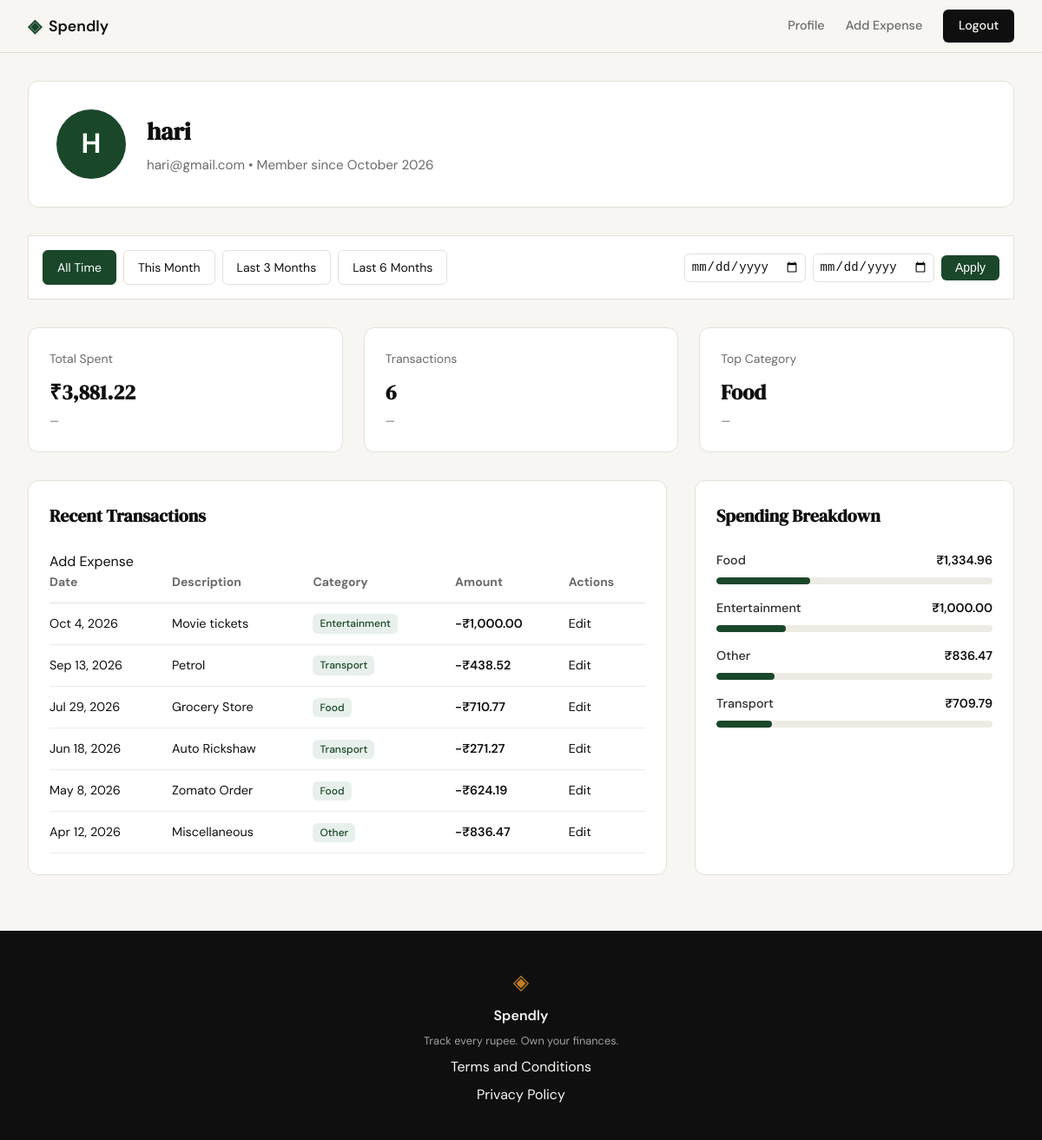
/profile (signed in), run on an earlier commit of the app's database.
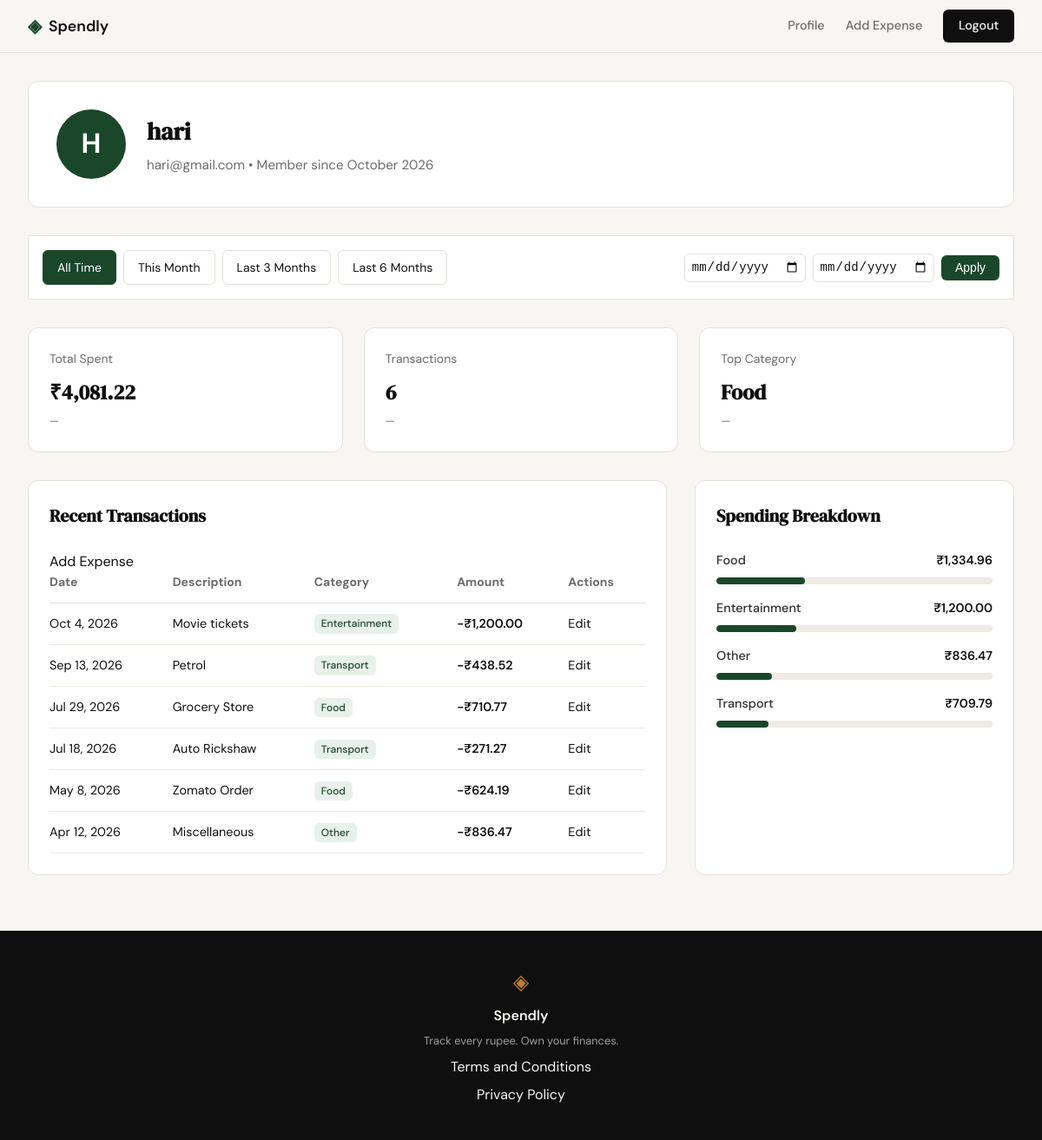
And on a later commit of the database.
### tables this page shows
CREATE TABLE users (
                id INTEGER PRIMARY KEY AUTOINCREMENT,
                name TEXT NOT NULL,
                email TEXT UNIQUE NOT NULL,
                password_hash TEXT NOT NULL,
                created_at TEXT DEFAULT (datetime('now'))
            );

CREATE TABLE expenses (
                id INTEGER PRIMARY KEY AUTOINCREMENT,
                user_id INTEGER NOT NULL,
                amount REAL NOT NULL,
                category TEXT NOT NULL,
                date TEXT NOT NULL,
                description TEXT,
                created_at TEXT DEFAULT (datetime('now')),
                FOREIGN KEY (user_id) REFERENCES users (id)
            );

### app.py (the view)
@app.route("/profile")
@login_required
def profile():
    uid = session["user_id"]
    user_info = get_user_by_id(uid)
    if not user_info:
        abort(404)
    date_from = request.args.get("date_from")
    date_to = request.args.get("date_to")
    validated_from, validated_to, error = validate_date_range(date_from, date_to)
    if error:
        flash(error)
    presets = calculate_date_presets()
    name_parts = user_info["name"].split()
    initials = "".join([p[0].upper() for p in name_parts if p])
    user_info["initials"] = initials if initials else "?"
    stats_data = get_summary_stats(uid, validated_from, validated_to)
    summary_stats = [
        {
            "label": "Total Spent",
            "value": f"₹{stats_data['total_spent']:,.2f}",
            "trend": "—",
        },
        {
            "label": "Transactions",
            "value": str(stats_data["transaction_count"]),
            "trend": "—",
        },
        {"label": "Top Category", "value": stats_data["top_category"], "trend": "—"},
    ]
    raw_transactions = get_recent_transactions(
        uid, date_from=validated_from, date_to=validated_to
    )
    transactions = []
    for tx in raw_transactions:
        dt = datetime.strptime(tx["date"], "%Y-%m-%d")
        formatted_date = dt.strftime("%b %-d, %Y")
        formatted_amount = f"-₹{tx['amount']:,.2f}"
        transactions.append(
            {
                "id": tx["id"],
                "date": formatted_date,
                "description": tx["description"],
                "category": tx["category"],
                "amount": formatted_amount,
            }
        )
    raw_categories = get_category_breakdown(
        uid, date_from=validated_from, date_to=validated_to
    )
    categories = []
    for cat in raw_categories:
        categories.append(
            {
                "name": cat["name"],
                "amount": f"₹{cat['amount']:,.2f}",
                "percentage": cat["pct"],
            }
        )
    return render_template(
        "profile.html",
        user=user_info,
        stats=summary_stats,
        transactions=transactions,
        categories=categories,
        date_from=validated_from,
        date_to=validated_to,
        presets=presets,
    )

### app.py (called while the page is built)
def login_required(f):
    @wraps(f)
    def decorated_function(*args, **kwargs):
        if "user_id" not in session:
            flash("Please sign in to access this page.")
            return redirect(url_for("login"))
        return f(*args, **kwargs)
    return decorated_function

### database/db.py (called while the page is built)
def get_db():
    conn = sqlite3.connect(DB_PATH)
    conn.row_factory = sqlite3.Row
    conn.execute("PRAGMA foreign_keys = ON")
    return conn

### database/queries.py (called while the page is built)
def get_user_by_id(user_id):
    with get_db() as conn:
        user = conn.execute(
            "SELECT name, email, created_at FROM users WHERE id = ?", (user_id,)
        ).fetchone()
        if user:
            date_str = user["created_at"].replace("T", " ")
            if "." in date_str:
                date_str = date_str.split(".")[0]
            dt = datetime.strptime(date_str, "%Y-%m-%d %H:%M:%S")
            member_since = dt.strftime("%B %Y")
            return {
                "name": user["name"],
                "email": user["email"],
                "member_since": member_since,
            }
        return None

def get_recent_transactions(user_id, limit=10, date_from=None, date_to=None):
    with get_db() as conn:
        query = "SELECT id, date, description, category, amount FROM expenses WHERE user_id = ?"
        params = [user_id]
        if date_from:
            query += " AND date >= ?"
            params.append(date_from)
        if date_to:
            query += " AND date <= ?"
            params.append(date_to)
        query += " ORDER BY date DESC LIMIT ?"
        params.append(limit)
        cursor = conn.execute(query, params)
        return [
            {
                "date": row["date"],
                "description": row["description"],
                "category": row["category"],
                "amount": row["amount"],
                "id": row["id"],
            }
            for row in cursor
        ]

### templates/profile.html
{% extends "base.html" %}
{% block head %}
    <link rel="stylesheet" href="{{ url_for('static', filename='css/profile.css') }}">
{% endblock %}
{% block content %}
<div class="profile-container">
    <section class="profile-card">
        <div class="profile-avatar">
            {{ user.initials }}
        </div>
        <div class="profile-details">
            <h1>{{ user.name }}</h1>
            <p>{{ user.email }} &bull; Member since {{ user.member_since }}</p>
        </div>
    </section>
    <section class="profile-filter-bar">
        <div class="filter-presets">
            <a href="{{ url_for('profile') }}"
               class="preset-btn {{ 'active' if not date_from and not date_to }}">All Time</a>
            <a href="{{ url_for('profile', date_from=presets.this_month.from, date_to=presets.this_month.to) }}"
               class="preset-btn {{ 'active' if date_from == presets.this_month.from and date_to == presets.this_month.to }}">This Month</a>
            <a href="{{ url_for('profile', date_from=presets.three_months.from, date_to=presets.three_months.to) }}"
               class="preset-btn {{ 'active' if date_from == presets.three_months.from and date_to == presets.three_months.to }}">Last 3 Months</a>
            <a href="{{ url_for('profile', date_from=presets.six_months.from, date_to=presets.six_months.to) }}"
               class="preset-btn {{ 'active' if date_from == presets.six_months.from and date_to == presets.six_months.to }}">Last 6 Months</a>
        </div>
        <form class="custom-range-form" method="GET">
            <input type="date" name="date_from" value="{{ date_from or '' }}">
            <input type="date" name="date_to" value="{{ date_to or '' }}">
            <button type="submit" class="apply-btn">Apply</button>
        </form>
    </section>
    <section class="stats-grid">
        {% for stat in stats %}
        <div class="stat-tile">
            <span class="stat-label">{{ stat.label }}</span>
            <span class="stat-value">{{ stat.value }}</span>
            <span class="stat-trend">{{ stat.trend }}</span>
        </div>
        {% endfor %}
    </section>
    <div class="profile-main">
        <section class="data-card">
            <div class="card-header">
                <h2>Recent Transactions</h2>
                <a href="{{ url_for('add_expense') }}" class="btn-add">Add Expense</a>
            </div>
            <table class="transaction-table">
                <thead>
                    <tr>
                        <th>Date</th>
                        <th>Description</th>
                        <th>Category</th>
                        <th>Amount</th>
                        <th>Actions</th>
                    </tr>
                </thead>
                <tbody>
                    {% for tx in transactions %}
                    <tr>
                        <td>{{ tx.date }}</td>
                        <td>{{ tx.description }}</td>
                        <td><span class="category-badge">{{ tx.category }}</span></td>
                        <td style="font-weight: 600;">{{ tx.amount }}</td>
                        <td><a href="{{ url_for('edit_expense', id=tx.id) }}" class="edit-link">Edit</a></td>
                    </tr>
                    {% endfor %}
                </tbody>
            </table>
        </section>
        <section class="data-card">
            <h2>Spending Breakdown</h2>
            <div class="category-list">
                {% for cat in categories %}
                <div class="category-item">
                    <div class="category-info">
                        <span class="category-name">{{ cat.name }}</span>
                        <span class="category-amount">{{ cat.amount }}</span>
                    </div>
                    <div class="progress-bar-track">
                        <div class="progress-bar-fill" style="width: {{ cat.percentage }}%;"></div>
                    </div>
                </div>
                {% endfor %}
            </div>
        </section>
    </div>
</div>
{% endblock %}

### templates/base.html (shortened to what this page needs)
<!DOCTYPE html>
<html lang="en">
<head>
    <link rel="stylesheet" href="{{ url_for('static', filename='css/style.css') }}">
    {% block head %}{% endblock %}
</head>
<body>
    <nav class="navbar">
        <div class="nav-inner">
            <a href="{{ url_for('landing') }}" class="nav-brand">
                <span class="brand-icon">◈</span>
                <span class="brand-name">Spendly</span>
            </a>
            <div class="nav-links">
                {% if session.get('user_id') %}
                    <a href="{{ url_for('profile') }}">Profile</a>
                    <a href="{{ url_for('add_expense') }}">Add Expense</a>
                    <a href="{{ url_for('logout') }}" class="nav-cta">Logout</a>
                {% else %}
                    <a href="{{ url_for('login') }}">Sign in</a>
                    <a href="{{ url_for('register') }}" class="nav-cta">Get started</a>
                {% endif %}
            </div>
        </div>
    </nav>
    <main class="main-content">
        {% block content %}{% endblock %}
    </main>
    <footer class="footer">
        <div class="footer-inner">
            <span class="brand-icon">◈</span>
            <span class="footer-name">Spendly</span>
            <p class="footer-copy">Track every rupee. Own your finances.</p>
            <a href="{{ url_for('terms') }}">Terms and Conditions</a>
            <a href="{{ url_for('privacy') }}">Privacy Policy</a>
        </div>
    </footer>
</body>
</html>

### static/css/style.css (style rules this page uses)
:root { --ink: #0f0f0f; --ink-soft: #2d2d2d; --ink-muted: #6b6b6b; --ink-faint: #a0a0a0; --paper: #f7f6f3; --paper-warm: #f0ede6; --paper-card: #ffffff; --accent: #1a472a; --accent-light: #e8f0eb; --accent-2: #c17f24; --accent-2-light: #fdf3e3; --danger: #c0392b; --danger-light: #fdecea; --border: #e4e1da; --border-soft: #eeebe4; --font-display: 'DM Serif Display', Georgia, serif; --font-body: 'DM Sans', system-ui, sans-serif; --max-width: 1200px; --auth-width: 440px; --radius-sm: 6px; --radius-md: 12px; --radius-lg: 20px; }
*, *::before, *::after { box-sizing: border-box; margin: 0; padding: 0; }
html { font-size: 16px; scroll-behavior: smooth; }
body { background: var(--paper); color: var(--ink); font-family: var(--font-body); font-size: 1rem; line-height: 1.6; -webkit-font-smoothing: antialiased; }
a { color: inherit; text-decoration: none; }
.navbar { position: sticky; top: 0; z-index: 100; background: var(--paper); border-bottom: 1px solid var(--border); padding: 0 2rem; }
.nav-inner { max-width: var(--max-width); margin: 0 auto; height: 60px; display: flex; align-items: center; justify-content: space-between; }
.nav-brand { display: flex; align-items: center; gap: 0.5rem; font-family: var(--font-body); font-weight: 600; font-size: 1.1rem; color: var(--ink); }
.brand-icon { color: var(--accent); font-size: 1.3rem; }
.brand-name { color: var(--ink); }
.nav-links { display: flex; align-items: center; gap: 1.5rem; font-size: 0.9rem; font-weight: 500; }
.nav-links a { color: var(--ink-muted); transition: color 0.2s; }
.nav-cta { background: var(--ink) !important; color: var(--paper) !important; padding: 0.45rem 1.1rem; border-radius: var(--radius-sm); transition: background 0.2s !important; }
.main-content { min-height: calc(100vh - 60px - 100px); }
.stat-label { display: block; font-size: 0.85rem; color: var(--ink-muted); margin-bottom: 8px; }
.stat-value { display: block; font-family: var(--font-display); font-size: 1.5rem; font-weight: 700; color: var(--ink); }
.stat-trend { display: block; font-size: 0.8rem; color: var(--ink-muted); margin-top: 4px; }
.footer { background: var(--ink); color: var(--paper); padding: 2.5rem 2rem; text-align: center; }
.footer-inner { display: flex; flex-direction: column; align-items: center; gap: 0.4rem; }
.footer .brand-icon { color: var(--accent-2); font-size: 1.5rem; }
.footer-name { font-weight: 600; font-size: 1rem; }
.footer-copy { font-size: 0.8rem; color: var(--ink-faint); }

What changed in the data, as far as the page shows it:
changed expenses "Movie tickets": amount "-₹1,000.00" → "-₹1,200.00"
changed expenses "Auto Rickshaw": date "Jun 18, 2026" → "Jul 18, 2026"
Also different on the page:
{{ cat.percentage }}: 34 → 32 (drawn)
{{ cat.percentage }}: 21 → 20 (drawn)
{{ cat.percentage }}: 20 → 19 (drawn)
new list line: "Total Spent ₹4,081.22 —"
new list line: "Entertainment ₹1,200.00"
list line gone: "Total Spent ₹3,881.22 —"
list line gone: "Entertainment ₹1,000.00"
